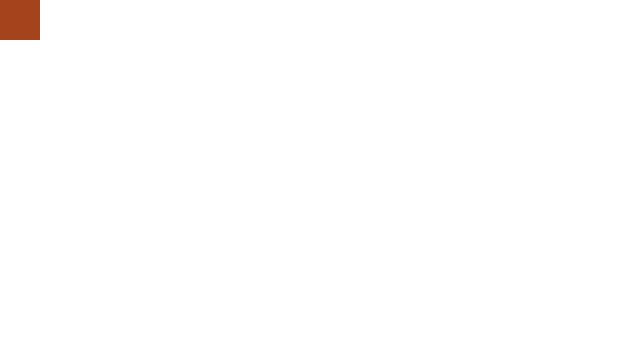
Frame 1 (no input)
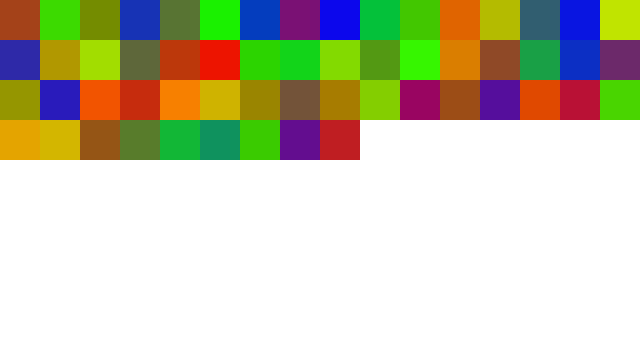
Frame 60 (the mouse pressed at the canvas centre just before this capture)
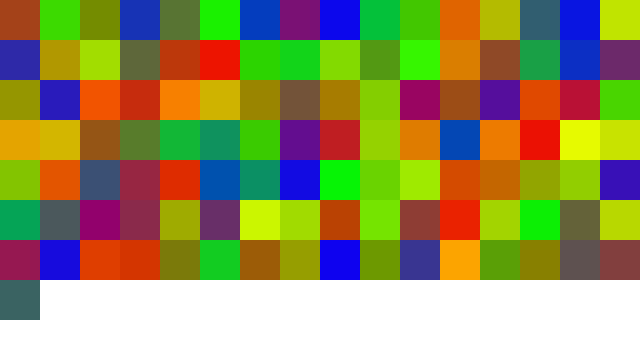
Frame 120 (the mouse held since frame 60 and released just before this capture)

The Processing sketch that drew these frames (run headless with seeded random() and noise(); from frame 60 on, the mouse is pressed at the canvas centre):

// Processing sketch: processing_62619
// ── processing_62619.pde

int x;
int y;
int l;
color c;
int r;
int g;
int b;

void setup(){
  background(255);
  //widescreen 16:9 - 144 cuadraditos
  size(640, 360);
  x = 0;
  y = 0;
  l = 40;
}

void draw(){
  r = int(random(255));
  g = int(random(255));
  b = int(random(255));
  b = (255 - r) - g;
  c = color(r,g,b);
  noStroke();
  fill(c);
  println(r+g+b); 
  rect(x,y,l,l);
   
  x += 40;
  
  if(x>width){
   y += 40;
   x = 0;
   }
  if(y>height){
   noLoop(); 
   //y=0;
     
  }
  
  //void mousePressed() { 
 //background(255);
 //}
 
  
  
  
}
